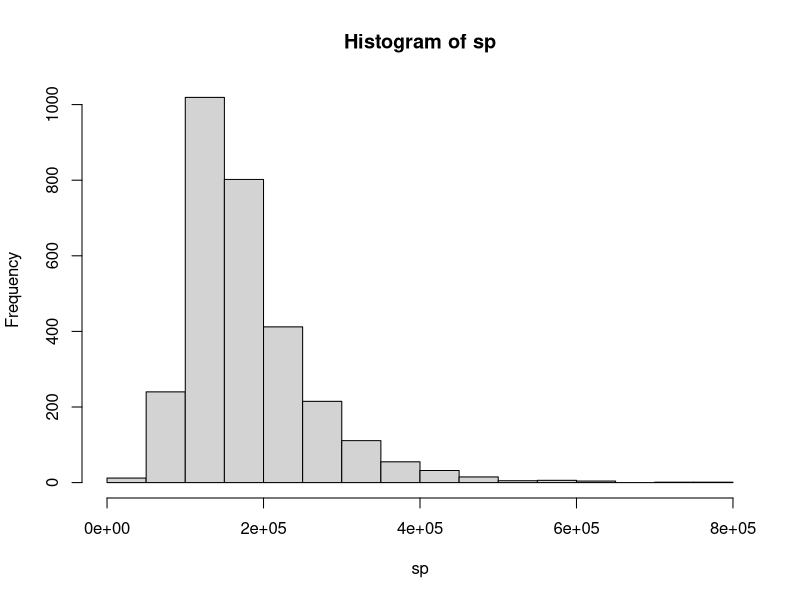

Here is the R script that generated this plot: (Note: this script raises an error after producing the figure.)
setwd("E:/MS2020/Courses/410/Week1/Assignment1")

##################

mydata <- read.csv(file="ames_housing_data.csv",head=TRUE,sep=",")
sp <- mydata$SalePrice

#######################################
### Section 1  - Sample Definition ###
######################################

# Initial view of data
str(mydata)
head(mydata)
names(mydata)
structure(mydata)

# Get the number of cols and rows
print(length(mydata)) # 82 vars
print(nrow(mydata)) # 2930 observations (properties)

# Summary of Sales Price
summary(mydata$SalePrice)

# Look at the data types
vartypes <- sapply(mydata, class)
vartypes

# Count the Numerics - fix this?
numcnt <- 0
for (i in mydata){
  if (typeof(i) == "integer"){
    numcnt <- numcnt + 1
  }
}
numcnt


# Show Hist of SalePrice
hist(sp)
quantile(sp)

#from example
ggplot(mydata, aes(x=SalePrice)) + 
  geom_histogram(color="black", binwidth= 10000) +
  labs(title="Distribution of Sale Price") +
  theme(plot.title=element_text(lineheight=0.8, face="bold", hjust=0.5))


#######################################
### Section 2  - Data Quality Check ###
#######################################

# First verify that all obserations have a reasonable SalePrice value (>0)
summary(mydata$SalePrice)

# Next Define some additional variables
mydata$price_sqft <- mydata$SalePrice/mydata$TotalFloorSF
summary(mydata$price_sqft)
mydata$TotalFloorSF <- mydata$FirstFlrSF + mydata$SecondFlrSF

mydata$TotalFloorSF <- mydata$FirstFlrSF + mydata$SecondFlrSF
mydata$HouseAge <- mydata$YrSold - mydata$YearBuilt
mydata$QualityIndex <- mydata$OverallQual * mydata$OverallCond
mydata$price_sqft <- mydata$SalePrice/mydata$TotalFloorSF



# Next identify some drop conditions
# 1. Non-typical residential zones: drop any Zoning other than Residential (RH, RL, RP, RM)
sub1 <- subset(mydata, mydata$Zoning == "RH" | mydata$Zoning == "RL" | mydata$Zoning == "RP" | mydata$Zoning == "RM")
nrow(sub1)
# 2. Non-normal sale condition: any sale condition other than 'Normal'
sub2 <- subset(sub1, sub1$SaleCondition == "Normal")
nrow(sub2)
# 3. Simplify by looking at only Single Family deteached property types
sub3 <- subset(sub2, sub2$BldgType == "1Fam")
nrow(sub3)

# # 4. Unusual Sale Types: any type other than COD
# mydata_sample <- subset(sub3, sub3$SaleType != "COD")
# nrow(mydata_sample)
# head(mydata_sample)

#Now set sub3 to mydata_sample
mydata_sample <- sub3
length(mydata_sample)
nrow(mydata_sample)

str(mydata_sample)
nrow(mydata_sample) / nrow(mydata)

# Determine the list of twenty variables to test in the EDA, also include SalePrice as the response var
subdat <- subset(mydata_sample, select=c("SalePrice", "TotalFloorSF","GrLivArea","BsmtFinSF1","TotalBsmtSF",
                                  "LotArea","LotShape","LotFrontage","GarageArea","YearBuilt",
                                  "BedroomAbvGr","TotRmsAbvGrd","FullBath","Neighborhood","CentralAir",
                                  "YrSold","KitchenQual","OverallCond","OverallQual","YearRemodel"))

subdat <- subset(mydata_sample, select=c("SalePrice","TotalFloorSF","HouseAge","price_sqft","LotArea","LotShape","FullBath",
                                  "BsmtCond","BsmtFinSF1","TotalBsmtSF","Neighborhood","HouseStyle","YrSold",
                                  "KitchenQual","OverallCond","OverallQual","YearRemodel",
                                  "GarageArea","GarageQual","PoolArea"))


str(subdat)
summary(subdat)


# LotShape, BldgType, CentralAir, KitchenQual are categorical (nominal or ordinal), the rest are numerics

# Break numeric variables into continuous and discrete categories
# Show relationships to each continuous var using scatter plot, and each discrete var using hist
#numeric vars
numdat <- subset(mydata_sample, select=c("SalePrice","BsmtFinSF1","TotalBsmtSF",
                                          "LotArea","LotFrontage","GarageArea","YearBuilt",
                                          "BedroomAbvGr","TotRmsAbvGrd","FullBath",
                                          "YrSold","OverallCond","OverallQual","YearRemodel"))

numdat <- subset(mydata_sample, select=c("SalePrice","TotalFloorSF","HouseAge","price_sqft","LotArea","FullBath",
                                         "BsmtFinSF1","TotalBsmtSF","YrSold","OverallCond","OverallQual","YearRemodel",
                                         "GarageArea","PoolArea"))

#categorical vars
catdat <- subset(mydata_sample, select = c("LotShape","BsmtCond","Neighborhood","HouseStyle","KitchenQual","GarageQual"))

contdat <- subset(mydata_sample, select = c("SalePrice","TotalFloorSF","price_sqft","LotArea","BsmtFinSF1","TotalBsmtSF",
                                            "GarageArea","PoolArea"))
discdat <- subset(mydata_sample, select = c("FullBath","YrSold","HouseAge","OverallCond","OverallQual","YearRemodel"))


summary(discdat)
summary(mydata$TotalFloorSF)

# Test univariate EDA assumptions
# first look at the Factor variables using bar charts
require(ggplot2)
ggplot(subdat, aes(x=mydata_sample$LotShape)) + 
  geom_bar(color="black") + labs(title="Number of houses per Lot Shape") +
  theme(plot.title=element_text(lineheight=0.8, face="bold", hjust=0.5))    #keep
paste("Reg Shape: ", length(which(mydata_sample$LotShape == "Reg")) / length(mydata_sample$LotShape)) #48% are Reg shape
paste("IR1 Shape: ", length(which(mydata_sample$LotShape == "IR1")) / length(mydata_sample$LotShape)) #27% are Reg shape

paste("Reg Shape: ", length(which(mydata$LotShape == "Reg")) / length(mydata$LotShape)) #48% are Reg shape
paste("IR1 Shape: ", length(which(mydata$LotShape == "IR1")) / length(mydata$LotShape)) #27% are Reg shape


ggplot(subdat, aes(x=mydata_sample$Neighborhood)) + 
  geom_bar(color="black") + labs(title="Number of houses by Neighborhood") +
  theme(plot.title=element_text(lineheight=0.8, face="bold", hjust=0.5))

ggplot(subdat, aes(x=mydata_sample$BsmtCond)) + 
  geom_bar(color="black") + labs(title="Number of houses per Bldg Type") +
  theme(plot.title=element_text(lineheight=0.8, face="bold", hjust=0.5))      # can ignore
length(which(mydata_sample$BsmtCond == "TA" | mydata_sample$BsmtCond == "Gd" | 
               mydata_sample$BsmtCond == "Ex")) / length(mydata_sample$BsmtCond) #76% have rating TA or better
length(which(mydata$BsmtCond == "TA" | mydata$BsmtCond == "Gd" | 
               mydata$BsmtCond == "Ex")) / length(mydata$BsmtCond) #76% have rating TA or better


#length(which(mydata_sample$BldgType == "1Fam")) / length(mydata_sample$BldgType) #65% are Single Fam homes

ggplot(subdat, aes(x=mydata_sample$HouseStyle)) + 
  geom_bar(color="black") + labs(title="Number of houses per House Style Type") +
  theme(plot.title=element_text(lineheight=0.8, face="bold", hjust=0.5))  #keep

#length(mydata_sample[mydata_sample$CentralAir == "NA"])
#length(which(mydata_sample$CentralAir == "Y")) / length(mydata_sample$CentralAir) #73% have central air

ggplot(subdat, aes(x=mydata_sample$KitchenQual)) + 
  geom_bar(color="black") + labs(title="Number of houses per Kitchen Qual Type") +
  theme(plot.title=element_text(lineheight=0.8, face="bold", hjust=0.5))
length(which(mydata_sample$KitchenQual == "TA" | mydata_sample$KitchenQual == "Gd" | 
               mydata_sample$KitchenQual == "Ex")) / length(mydata_sample$KitchenQual) #76% have rating TA or better

ggplot(subdat, aes(x=mydata_sample$GarageQual)) + 
  geom_bar(color="black") + labs(title="Number of houses per GarageQual Type") +
  theme(plot.title=element_text(lineheight=0.8, face="bold", hjust=0.5))

length(which(mydata_sample$KitchenQual == "TA" | mydata_sample$KitchenQual == "Gd" | 
               mydata_sample$KitchenQual == "Ex")) / length(mydata_sample$KitchenQual) #76% have rating TA or better


# numeric univariate tests
ggplot(numdat, aes(x=SalePrice)) + 
  geom_histogram(color="black", binwidth= 10000) +
  labs(title="Distribution of SalePrice") +
  theme(plot.title=element_text(lineheight=0.8, face="bold", hjust=0.5))

ggplot(numdat, aes(x=TotalFloorSF)) + 
  geom_histogram(color="black", binwidth= 200) +
  labs(title="Distribution of TotalFloorSF") +
  theme(plot.title=element_text(lineheight=0.8, face="bold", hjust=0.5))




length(which(mydata_sample$TotalFloorSF > 3000)) / length(mydata_sample$TotalFloorSF) 
length(which(mydata_sample$SalePrice > 600000)) / length(mydata_sample$TotalFloorSF) 




# length(numdat)
# for (n in numdat){
#   print(paste("name", quantile(n, na.rm = TRUE)))
# }

# Test bivariate EDA assumptions
ggplot(subdat, aes(x=TotalFloorSF, y=SalePrice)) + 
  geom_point(color="blue", shape=1) +
  ggtitle("Scatter Plot of SalePrice by Total Floor SF") +
  theme(plot.title=element_text(lineheight=0.8, face="bold", hjust=0.5))

ggplot(subdat, aes(x=price_sqft, y=SalePrice)) + 
  geom_point(color="blue", shape=1) +
  ggtitle("Scatter Plot of SalePrice by price_sqft") +
  theme(plot.title=element_text(lineheight=0.8, face="bold", hjust=0.5))


ggplot(subdat, aes(x=LotArea, y=SalePrice)) + 
  geom_point(color="blue", shape=1) +
  ggtitle("Scatter Plot of SalePrice vs Lot Area") +
  theme(plot.title=element_text(lineheight=0.8, face="bold", hjust=0.5))

ggplot(subdat, aes(x=LotShape, y=SalePrice)) + 
  geom_boxplot(fill="blue") +
  labs(title="Boxplot for SalePrice by Lot Shape") +
  theme(plot.title=element_text(lineheight=0.8, face="bold", hjust=0.5))

ggplot(subdat, aes(x=KitchenQual, y=SalePrice)) + 
  geom_boxplot(fill="blue") +
  labs(title="Boxplot for SalePrice by KitchenQual") +
  theme(plot.title=element_text(lineheight=0.8, face="bold", hjust=0.5))

ggplot(subdat, aes(x=BedroomAbvGr, y=YearBuilt)) + 
  geom_boxplot(fill="blue") +
  labs(title="Boxplot for Year Built by  Bedrooms Abv Gr") +
  theme(plot.title=element_text(lineheight=0.8, face="bold", hjust=0.5))

ggplot(subdat, aes(x=LotFrontage, y=SalePrice)) + 
  geom_point(color="blue", shape=1) +
  ggtitle("Scatter Plot of LotFrontage vs SalePrice") +
  theme(plot.title=element_text(lineheight=0.8, face="bold", hjust=0.5))

ggplot(subdat, aes(x=TotRmsAbvGrd, y=SalePrice)) + 
  geom_point(color="blue", shape=1) +
  ggtitle("Scatter Plot of Total Rooms Abv Grd vs SalePrice") +
  theme(plot.title=element_text(lineheight=0.8, face="bold", hjust=0.5))

ggplot(subdat, aes(x=GrLivArea, y=SalePrice)) + 
  geom_point(color="blue", shape=1) +
  ggtitle("Scatter Plot of GrLivArea vs SalePrice") +
  theme(plot.title=element_text(lineheight=0.8, face="bold", hjust=0.5))

#General tests
ggplot(subdat, aes(x=Neighborhood, y=SalePrice)) + 
  geom_point(color="blue", shape=1) +
  ggtitle("SalePrice by Neighborhood") +
  theme(plot.title=element_text(lineheight=0.8, face="bold", hjust=0.5))

ggplot(subdat, aes(x=HouseStyle, y=SalePrice)) + 
  geom_point(color="blue", shape=1) +
  ggtitle("SalePrice by HouseStyle") +
  theme(plot.title=element_text(lineheight=0.8, face="bold", hjust=0.5))


# Identify Relevant Variables
#Focus on Contiuous Variables for now
cor(mydata$SalePrice, mydata$TotalFloorSF, use = "everything", method = c("pearson"))
    
for (i in contdat){
  print(cor(contdat$SalePrice, i, method = c("pearson")))
}


#######################################
### Section 3  - Inital EDA Tests  ###
######################################
# Choose ten variables to do more analysis
#del TotalFloorSF, KitchenQual, CentralAir
init_eda <- subset(mydata_sample, select=c("SalePrice", "GrLivArea","TotalBsmtSF","GarageArea","YearBuilt",
                                            "TotRmsAbvGrd","FullBath","YrSold","OverallQual", "Neighborhood"))

init_eda <- subset(mydata_sample, select=c("SalePrice","TotalFloorSF","price_sqft","LotArea","LotShape","TotalBsmtSF",
                                           "Neighborhood","KitchenQual","OverallQual","GarageArea"))

str(init_eda)
names(init_eda)

# THESE ARE MY TEN VARS FOR INIT EDA
num_eda <- subset(mydata_sample, select=c("SalePrice", "GrLivArea","TotalBsmtSF","GarageArea","YearBuilt",
                                           "TotRmsAbvGrd","FullBath","YrSold","OverallQual"))
str(num_eda)

#Get quantile summary for each of the selected vars
for (n in num_eda){
  print(summary(n))
}

# #Get descriptives for each of the selected vars
sapply(num_eda, min)
sapply(num_eda, max)
round(sapply(num_eda, median), 0)
round(sapply(num_eda, mean), 0)
# round(sapply(num_eda, sd), 2)

# Check Histogram for cleaned data
hist(mydata_sample$SalePrice, main = "Distribution of SalePrice - Cleaned", 
     xlab = "Sale Price", ylab = "Count", col = "Blue")

# Correlation
for (n in numdat){
  print(cor(mydata_sample$SalePrice, n, method = "pearson"))
}

#Check anova?
fit <- lm(mydata_sample$SalePrice ~ mydata_sample$GrLivArea)
summary(aov(fit))


# Model focused EDA for SalePrice as the response

ggplot(mydata, aes(x=GrLivArea, y=SalePrice)) + 
  geom_point(color="blue", size=2) +
  ggtitle("Scatter Plot of Sale Price vs GrLivArea - original data") +
  theme(plot.title=element_text(lineheight=0.8, face="bold", hjust=0.5)) #shows pos cor

ggplot(numdat, aes(x=GrLivArea, y=SalePrice)) + 
  geom_point(color="blue", size=2) +
  ggtitle("Scatter Plot of Sale Price vs GrLivArea- cleaned data") +
  theme(plot.title=element_text(lineheight=0.8, face="bold", hjust=0.5)) #shows pos cor

ggplot(numdat, aes(x=OverallQual, y=SalePrice)) + 
  geom_point(color="blue", size=2) +
  ggtitle("Scatter Plot of Sale Price vs Qual") +
  theme(plot.title=element_text(lineheight=0.8, face="bold", hjust=0.5))


ggplot(numdat, aes(x=GarageArea, y=SalePrice)) + 
  geom_point(color="blue", size=2) +
  ggtitle("Scatter Plot of Sale Price vs GarageArea") +
  theme(plot.title=element_text(lineheight=0.8, face="bold", hjust=0.5))

ggplot(numdat, aes(x=YearBuilt, y=SalePrice)) + 
  geom_point(color="blue", size=2) +
  ggtitle("Scatter Plot of Sale Price vs Year Built") +
  theme(plot.title=element_text(lineheight=0.8, face="bold", hjust=0.5))

#compare saleprice to cat var KitchenQual
ggplot(subdat, aes(x=KitchenQual, y=SalePrice)) + 
  geom_boxplot(fill="blue") + labs("Scatter Plot of Sale Price vs KithcenQual") +
  theme(plot.title=element_text(lineheight=0.8, face="bold", hjust=0.5))

#compare saleprice to cat var CentralAir
ggplot(subdat, aes(x=CentralAir, y=SalePrice)) + 
  geom_boxplot(fill="blue") + labs("Scatter Plot of Sale Price vs CentralAir") +
  theme(plot.title=element_text(lineheight=0.8, face="bold", hjust=0.5))


# Extra, test correlations for the ten vars
require(corrplot)
mcor <- cor(num_eda)
corrplot(mcor, method = "shade", shade.col = NA, tl.col = "black", tl.cex = 0.5)


########################################
### Section 4 - EDA 
########################################
#Now choose the three vars you want to use as predictors for SalePrice and log(SalePrice)
eda_vars <- subset(mydata_sample, select=c("SalePrice", "GrLivArea","TotalBsmtSF","OverallQual"))
eda_vars$logSalePrice <- log(mydata_sample$SalePrice)
str(eda_vars)


# First show plots using SalePrice
ggplot(mydata_sample, aes(x=GrLivArea, y=SalePrice)) + 
  geom_point(color="blue", size=2) +
  ggtitle("Scatter Plot of Sale Price vs GrLivArea - EDA") +
  theme(plot.title=element_text(lineheight=0.8, face="bold", hjust=0.5))

ggplot(mydata_sample, aes(x=TotalBsmtSF, y=SalePrice)) + 
  geom_point(color="blue", size=2) +
  ggtitle("Scatter Plot of Sale Price vs TotalBsmtSF - EDA") +
  theme(plot.title=element_text(lineheight=0.8, face="bold", hjust=0.5))

ggplot(mydata_sample, aes(x=OverallQual, y=SalePrice)) + 
  geom_point(color="blue", size=2) +
  ggtitle("Scatter Plot of Sale Price vs OverallQual - EDA") +
  theme(plot.title=element_text(lineheight=0.8, face="bold", hjust=0.5))

# Second show plots using log(SalePrice)
ggplot(mydata_sample, aes(x=GrLivArea, y=log(SalePrice))) + 
  geom_point(color="red", size=2) +
  ggtitle("Scatter Plot of Log Sale Price vs GrLivArea - EDA") +
  theme(plot.title=element_text(lineheight=0.8, face="bold", hjust=0.5))

ggplot(mydata_sample, aes(x=TotalBsmtSF, y=log(SalePrice))) + 
  geom_point(color="red", size=2) +
  ggtitle("Scatter Plot of Log Sale Price vs TotalBsmtSF - EDA") +
  theme(plot.title=element_text(lineheight=0.8, face="bold", hjust=0.5))

ggplot(mydata_sample, aes(x=OverallQual, y=log(SalePrice))) + 
  geom_point(color="red", size=2) +
  ggtitle("Scatter Plot of Log Sale Price vs OverallQual - EDA") +
  theme(plot.title=element_text(lineheight=0.8, face="bold", hjust=0.5))

# Also test pair-wise plots
require(lattice)
pairs(eda_vars)

require(GGally)
ggpairs(eda_vars)

require(corrplot)
mcor <- cor(eda_vars)
corrplot(mcor, method = "shade", shade.col = NA, tl.col = "black", tl.cex = 0.5)

mfrow=c(1, 2)
p1 <- ggplot(mydata_sample, aes(x=TotalBsmtSF, y=SalePrice)) + 
  geom_point(color="blue", size=2) +
  ggtitle("Scatter Plot of Sale Price vs TotalBsmtSF - EDA") +
  theme(plot.title=element_text(lineheight=0.8, face="bold", hjust=0.5))

p2 <- ggplot(mydata_sample, aes(x=OverallQual, y=SalePrice)) + 
  geom_point(color="blue", size=2) +
  ggtitle("Scatter Plot of Sale Price vs OverallQual - EDA") +
  theme(plot.title=element_text(lineheight=0.8, face="bold", hjust=0.5))

multiplot <- function(..., plotlist=NULL, file, cols=1, layout=NULL) {
  library(grid)
  
  # Make a list from the ... arguments and plotlist
  plots <- c(list(...), plotlist)
  
  numPlots = length(plots)
  
  # If layout is NULL, then use 'cols' to determine layout
  if (is.null(layout)) {
    # Make the panel
    # ncol: Number of columns of plots
    # nrow: Number of rows needed, calculated from # of cols
    layout <- matrix(seq(1, cols * ceiling(numPlots/cols)),
                     ncol = cols, nrow = ceiling(numPlots/cols))
  }
  
  if (numPlots==1) {
    print(plots[[1]])
    
  } else {
    # Set up the page
    grid.newpage()
    pushViewport(viewport(layout = grid.layout(nrow(layout), ncol(layout))))
    
    # Make each plot, in the correct location
    for (i in 1:numPlots) {
      # Get the i,j matrix positions of the regions that contain this subplot
      matchidx <- as.data.frame(which(layout == i, arr.ind = TRUE))
      
      print(plots[[i]], vp = viewport(layout.pos.row = matchidx$row,
                                      layout.pos.col = matchidx$col))
    }
  }
}


multiplot(p1, p2, cols=2)

init_eda <- subset(mydata_sample, select=c("SalePrice","TotalFloorSF","price_sqft","LotArea","LotShape","TotalBsmtSF",
                                           "Neighborhood","KitchenQual","OverallQual","GarageArea"))

p1 <- ggplot(init_eda, aes(x=TotalFloorSF)) + 
  geom_histogram(color="black", binwidth= 100) +
  labs(title="Distribution of TotalFloorSF") +
  theme(plot.title=element_text(lineheight=0.8, face="bold", hjust=0.5))

p2<- ggplot(init_eda, aes(x=TotalFloorSF, y=SalePrice)) + 
  geom_point(color="blue", shape=1) +
  ggtitle("Scatter Plot of SalePrice by Total Floor SF") +
  theme(plot.title=element_text(lineheight=0.8, face="bold", hjust=0.5))

multiplot(p1, p2, cols=2)
#--------------------------------

p1 <- ggplot(init_eda, aes(x=LotArea)) + 
  geom_histogram(color="black", binwidth= 1000) +
  labs(title="Distribution of LotArea") +
  theme(plot.title=element_text(lineheight=0.8, face="bold", hjust=0.5))

p2<- ggplot(init_eda, aes(x=LotArea, y=SalePrice)) + 
  geom_point(color="blue", shape=1) +
  ggtitle("Scatter Plot of SalePrice by LotArea") +
  theme(plot.title=element_text(lineheight=0.8, face="bold", hjust=0.5))

multiplot(p1, p2, cols=2)
#---------------------------------------------
  
p1 <- ggplot(init_eda, aes(x=OverallQual)) + 
  geom_bar(color="black") + labs(title="Number of houses per Kitchen Qual Type") +
  labs(title="Distribution of OverallQual") +
  theme(plot.title=element_text(lineheight=0.8, face="bold", hjust=0.5))

p2<- ggplot(init_eda, aes(x=OverallQual, y=SalePrice)) + 
  geom_point(color="blue", shape=1) +
  ggtitle("Scatter Plot of SalePrice by OverallQual") +
  theme(plot.title=element_text(lineheight=0.8, face="bold", hjust=0.5))

multiplot(p1, p2, cols=2)
#---------------------------------------------


p1 <- ggplot(init_eda, aes(x=Neighborhood)) + 
  geom_bar(color="black") + labs(title="Number of houses per Neighborhood") +
  labs(title="Distribution of Neighborhood") +
  theme(plot.title=element_text(lineheight=0.8, face="bold", hjust=0.5))

p2<- ggplot(init_eda, aes(x=Neighborhood, y=SalePrice)) + 
  geom_point(color="blue", shape=1) +
  ggtitle("SalePrice by Neighborhood") +
  theme(plot.title=element_text(lineheight=0.8, face="bold", hjust=0.5))


multiplot(p1, p2, cols=2)
#---------------------------------------------

p1 <- ggplot(init_eda, aes(x=mydata_sample$KitchenQual)) + 
  geom_bar(color="black") + labs(title="Number of houses per Kitchen Qual Type") +
  theme(plot.title=element_text(lineheight=0.8, face="bold", hjust=0.5))


p2<- ggplot(init_eda, aes(x=KitchenQual, y=SalePrice)) + 
  geom_boxplot(fill="blue") + labs("Scatter Plot of Sale Price vs KithcenQual") +
  theme(plot.title=element_text(lineheight=0.8, face="bold", hjust=0.5))


multiplot(p1, p2, cols=2)
#---------------------------------------------

init_eda <- subset(mydata_sample, select=c("SalePrice","TotalFloorSF","price_sqft","LotArea","LotShape","TotalBsmtSF",
                                           "Neighborhood","KitchenQual","OverallQual","GarageArea"))

str(init_eda)
init_eda_num <- subset(mydata_sample, select=c("SalePrice","TotalFloorSF","price_sqft","LotArea",
                                               "TotalBsmtSF","OverallQual","GarageArea"))
mcor <- cor(init_eda_num)
corrplot(mcor, method = "shade", shade.col = NA, tl.col = "black", tl.cex = 0.5)


init_eda_num <- 

# First show plots using SalePrice
  p1 <- ggplot(mydata_sample, aes(x=TotalFloorSF, y=SalePrice)) + 
  geom_point(color="blue", size=2) +
  ggtitle("Scatter Plot of Sale Price vs TotalFloorSF - EDA") +
  theme(plot.title=element_text(lineheight=0.8, face="bold", hjust=0.5))


p2 <- ggplot(mydata_sample, aes(x=TotalFloorSF, y=log(SalePrice))) + 
  geom_point(color="red", size=2) +
  ggtitle("Scatter Plot of Log Sale Price vs TotalFloorSF - EDA") +
  theme(plot.title=element_text(lineheight=0.8, face="bold", hjust=0.5))
multiplot(p1, p2, cols=2)
#--------------------


p1 <- ggplot(mydata_sample, aes(x=TotalBsmtSF, y=SalePrice)) + 
  geom_point(color="blue", size=2) +
  ggtitle("Scatter Plot of Sale Price vs TotalBsmtSF - EDA") +
  theme(plot.title=element_text(lineheight=0.8, face="bold", hjust=0.5))

p2 <- ggplot(mydata_sample, aes(x=TotalBsmtSF, y=log(SalePrice))) + 
  geom_point(color="red", size=2) +
  ggtitle("Scatter Plot of Log Sale Price vs TotalBsmtSF - EDA") +
  theme(plot.title=element_text(lineheight=0.8, face="bold", hjust=0.5))
multiplot(p1, p2, cols=2)
#--------------------


p1 <- ggplot(mydata_sample, aes(x=OverallQual, y=SalePrice)) + 
  geom_point(color="blue", size=2) +
  ggtitle("Scatter Plot of Sale Price vs OverallQual - EDA") +
  theme(plot.title=element_text(lineheight=0.8, face="bold", hjust=0.5))

p2 <-  ggplot(mydata_sample, aes(x=OverallQual, y=log(SalePrice))) + 
  geom_point(color="red", size=2) +
  ggtitle("Scatter Plot of Log Sale Price vs OverallQual - EDA") +
  theme(plot.title=element_text(lineheight=0.8, face="bold", hjust=0.5))
multiplot(p1, p2, cols=2)
#--------------------

# Second show plots using log(SalePrice)

eda_vars <- subset(mydata_sample, select=c("SalePrice", "TotalFloorSF","TotalBsmtSF","OverallQual"))
eda_vars$logSalePrice <- log(mydata_sample$SalePrice)
str(eda_vars)

require(lattice)
pairs(eda_vars)

require(GGally)
ggpairs(eda_vars)

require(corrplot)
mcor <- cor(eda_vars)
corrplot(mcor, method = "shade", shade.col = NA, tl.col = "black", tl.cex = 0.5)


